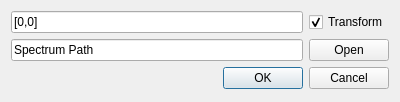
<?xml version="1.0" encoding="UTF-8"?>
<ui version="4.0">
 <class>pointDialog</class>
 <widget class="QDialog" name="pointDialog">
  <property name="geometry">
   <rect>
    <x>0</x>
    <y>0</y>
    <width>400</width>
    <height>102</height>
   </rect>
  </property>
  <property name="windowTitle">
   <string>Add point</string>
  </property>
  <property name="windowIcon">
   <iconset>
    <normaloff>res/logo.png</normaloff>res/logo.png</iconset>
  </property>
  <layout class="QGridLayout" name="gridLayout">
   <item row="0" column="0">
    <widget class="QLineEdit" name="pointTxt">
     <property name="text">
      <string>[0,0]</string>
     </property>
    </widget>
   </item>
   <item row="0" column="1">
    <widget class="QCheckBox" name="transformChk">
     <property name="text">
      <string>Transform</string>
     </property>
     <property name="checked">
      <bool>true</bool>
     </property>
    </widget>
   </item>
   <item row="1" column="0">
    <widget class="QLineEdit" name="pathTxt">
     <property name="text">
      <string>Spectrum Path</string>
     </property>
    </widget>
   </item>
   <item row="1" column="1">
    <widget class="QPushButton" name="openBtn">
     <property name="text">
      <string>Open</string>
     </property>
    </widget>
   </item>
   <item row="2" column="0" colspan="2">
    <widget class="QDialogButtonBox" name="buttonBox">
     <property name="orientation">
      <enum>Qt::Horizontal</enum>
     </property>
     <property name="standardButtons">
      <set>QDialogButtonBox::Cancel|QDialogButtonBox::Ok</set>
     </property>
    </widget>
   </item>
  </layout>
 </widget>
 <resources/>
 <connections>
  <connection>
   <sender>buttonBox</sender>
   <signal>accepted()</signal>
   <receiver>pointDialog</receiver>
   <slot>accept()</slot>
   <hints>
    <hint type="sourcelabel">
     <x>248</x>
     <y>254</y>
    </hint>
    <hint type="destinationlabel">
     <x>157</x>
     <y>274</y>
    </hint>
   </hints>
  </connection>
  <connection>
   <sender>buttonBox</sender>
   <signal>rejected()</signal>
   <receiver>pointDialog</receiver>
   <slot>reject()</slot>
   <hints>
    <hint type="sourcelabel">
     <x>316</x>
     <y>260</y>
    </hint>
    <hint type="destinationlabel">
     <x>286</x>
     <y>274</y>
    </hint>
   </hints>
  </connection>
 </connections>
</ui>
